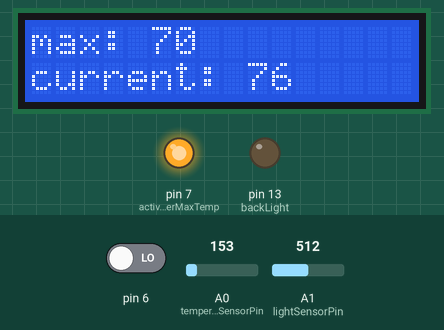
This sketch was run on a simulated Arduino Uno, built with avr-gcc and run on an emulated ATmega328P. Shown: 16×2 character LCD, output pins drawn as LEDs (lit = HIGH). The inputs (shaded band) are chosen by the test bench; at power-on: pin 6 LOW, A1 (lightSensorPin) = 512, A0 (temperatureSensorPin) = 153.

Above: at 1.6 s.
1.7 s: pin 6 driven HIGH
At 3.11 s:
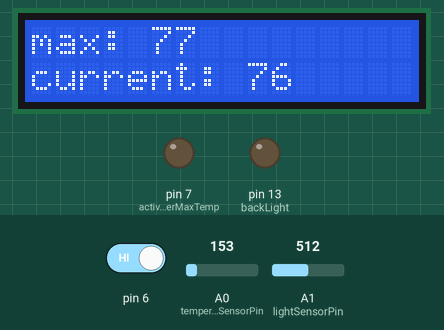
4.7 s: A1 (lightSensorPin) set to 684
6.2 s: A1 (lightSensorPin) set to 719
At 6.33 s:
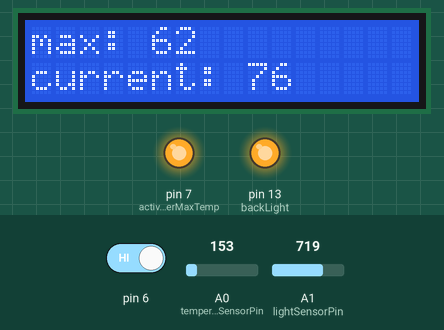
8.3 s: A0 (temperatureSensorPin) set to 167
At 8.34 s:
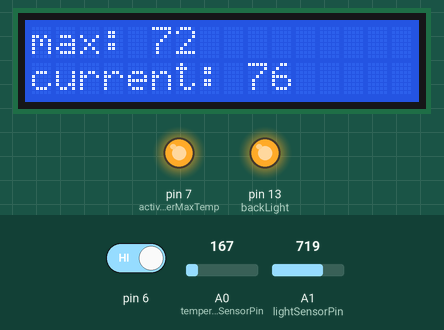
10.5 s: A0 (temperatureSensorPin) set to 133
At 12.17 s:
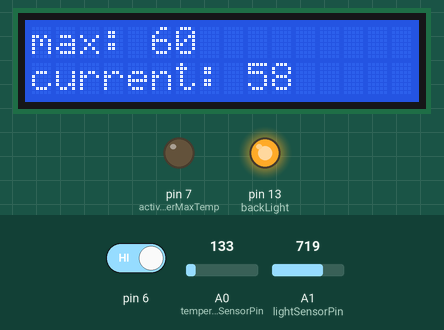
13.5 s: A0 (temperatureSensorPin) set to 114
At 14.18 s:
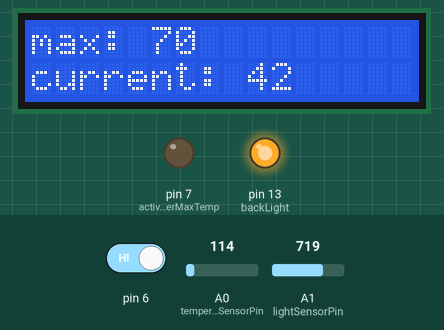
Timing chart, 0 to 16.5 s (numbered marks = the images above; inputs shaded):
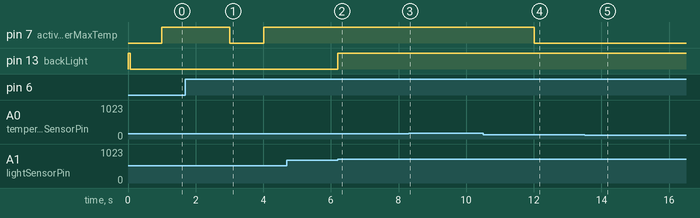

The sketch:

configurable_fermentation_thermostat.ino
```cpp
/*
 Custom temperature-sensor based thermostat that activates an output when
 the max temperature is exceeded. Can cycle through max temp options by
 pressing a switch.

 Based on LCD library

  The circuit:
 * LCD RS pin to digital pin 12
 * LCD Enable pin to digital pin 11
 * LCD D4 pin to digital pin 5
 * LCD D5 pin to digital pin 4
 * LCD D6 pin to digital pin 3
 * LCD D7 pin to digital pin 2
 * LCD R/W pin to ground
 * LCD VSS pin to ground
 * LCD VCC pin to 5V
 * 10K resistor:
 * ends to +5V and ground
 * wiper to LCD VO pin (pin 3)

*/

// include the library code:
#include <LiquidCrystal.h>

// initialize the library by associating any needed LCD interface pin
// with the arduino pin number it is connected to
const int rs = 12, en = 11, d4 = 5, d5 = 4, d6 = 3, d7 = 2;
LiquidCrystal lcd(rs, en, d4, d5, d6, d7);

const int backLight = 13;
const int activeWhenOverMaxTemp = 7;

const int temperatureSensorPin = A0;
const int lightSensorPin = A1;

int maxTemp = 70;
long maxTempPreviousMillis = 0;

long readTempInterval = 1000;
long readTempPreviousMillis = 0;

long maxTempSwitchInterval = 200;

int tempSwitchState = 0;

void setup() {
  pinMode(backLight, OUTPUT);
  digitalWrite(backLight, HIGH);

  pinMode(activeWhenOverMaxTemp, OUTPUT);
  digitalWrite(activeWhenOverMaxTemp, LOW);

  // set up the LCD's number of columns and rows:
  lcd.begin(16, 2);
  // Print a message to the LCD.
  String tempStr = String(maxTemp);
  String message = "max: " + tempStr;
  lcd.print(message);
}

void loop() {
  // turn backlight on or off, depending on read value of light sensor
  int lightSensorValue = analogRead(lightSensorPin);

  if (lightSensorValue > 700) {
    digitalWrite(backLight, HIGH);
  } else {
    digitalWrite(backLight, LOW);
  }

  unsigned long currentMillis = millis();

  if (currentMillis - maxTempPreviousMillis > maxTempSwitchInterval) {
    maxTempPreviousMillis = currentMillis;

    tempSwitchState = digitalRead(6);
    if (tempSwitchState == HIGH) {
      maxTemp++;
      if (maxTemp > 80) {
        maxTemp = 50;
      }

      lcd.setCursor(0, 0);
      String tempStr = String(maxTemp);
      String message = "max: " + tempStr;
      lcd.print(message);
    }
  }

  if (currentMillis - readTempPreviousMillis  > readTempInterval) {
    readTempPreviousMillis = currentMillis;

    int sensorVal = analogRead(temperatureSensorPin);

    // convert the ADC reading to voltage
    float voltage = (sensorVal/1024.0) * 5.0;

    float temperature = (voltage - .5) * 100;

    float tempF = (temperature * 1.8) + 32;
    int tempInt = (int)tempF;
    String outputTemp = String(tempInt);
    String outMsg = "current: " + outputTemp;

    lcd.setCursor(0, 1);
    // print the number of seconds since reset:
    lcd.print(outMsg);

    if (tempInt > (int)maxTemp) {
      digitalWrite(activeWhenOverMaxTemp, HIGH);
    } else {
      digitalWrite(activeWhenOverMaxTemp, LOW);
    }
  }
}
```

Measured:
- the behaviour switches between 700 and 701 on A1 (lightSensorPin) (found by bisection; images 1 and 2)
- after the input at 1.7 s, pin 7 (activeWhenOverMaxTemp): HIGH → LOW after 1.3 s, → HIGH 1.0 s later; the display: first changes after 0.11 s (image 1 shows a later state)
- after the input at 6.2 s, pin 13 (backLight): LOW → HIGH at once
- after the input at 8.3 s, pin 7 (activeWhenOverMaxTemp): stays HIGH (without the input it goes to LOW after 1.7 s)
- after the input at 10.5 s, pin 7 (activeWhenOverMaxTemp): HIGH → LOW after 1.5 s
